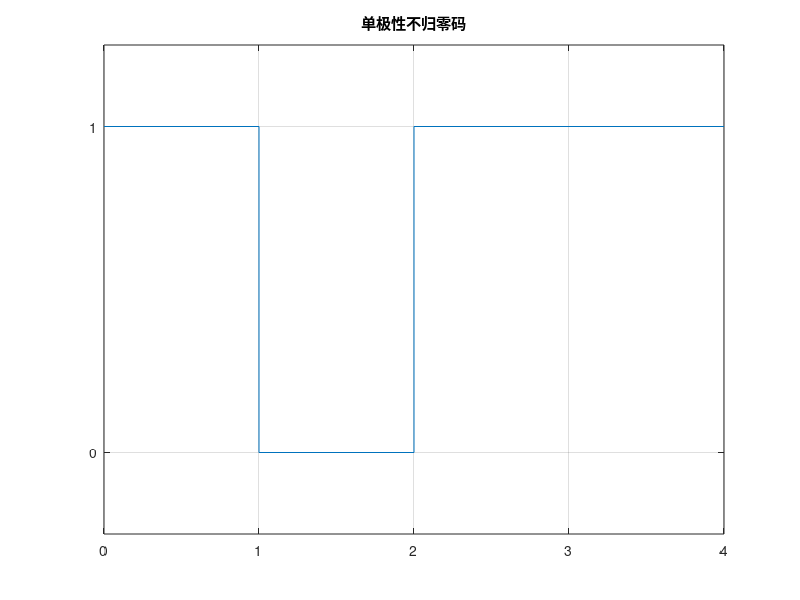
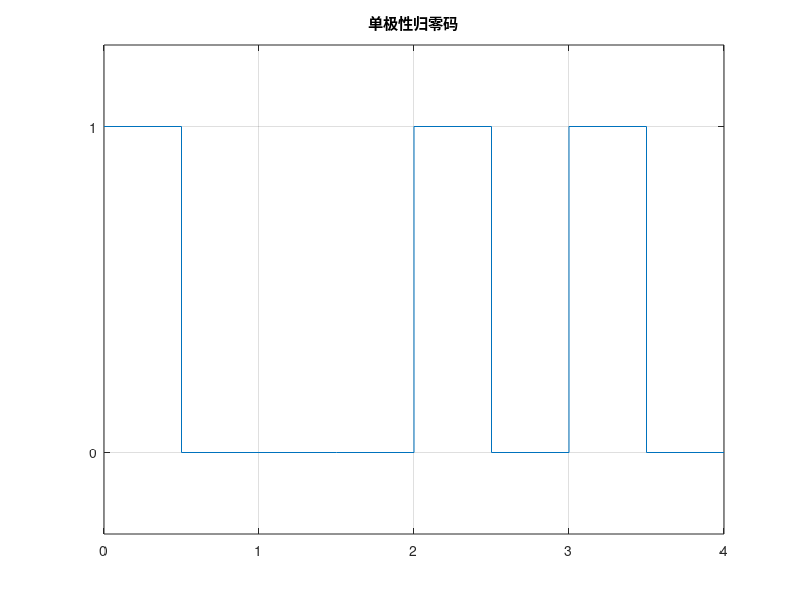
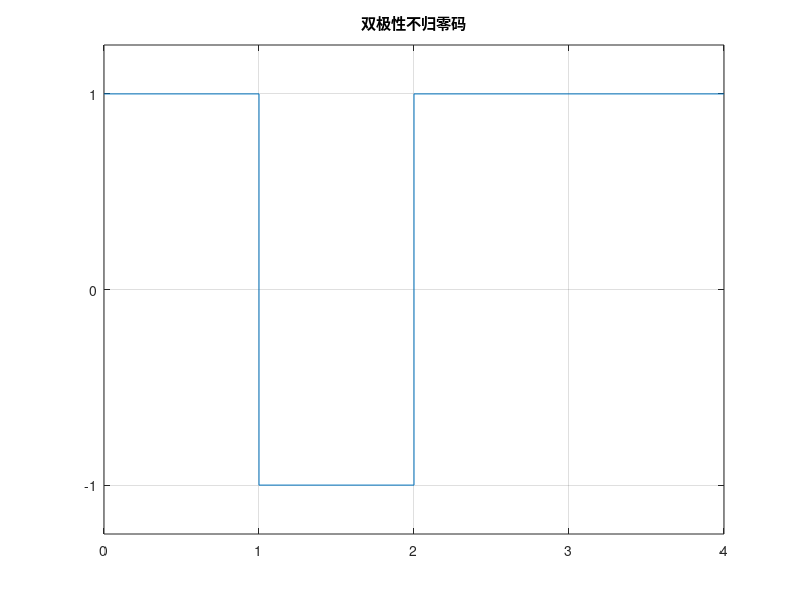
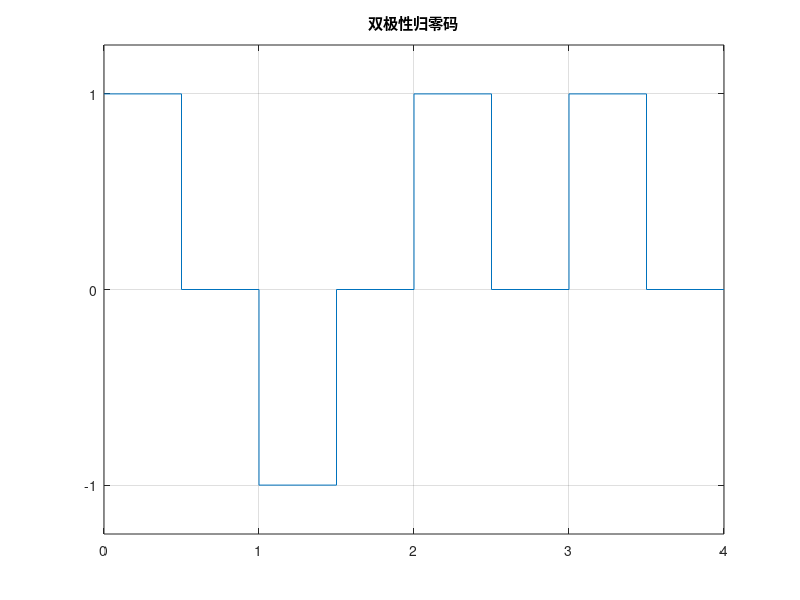

Write the MATLAB code that produced these figures, in order.
% COPYRIGHT Reaven Huang
% Nov. 3rd 2021 0:43
% Change Log: 2022-03-07,删减了set(gca,...,...)语句，所有gca有关的语句都会导致显示不出图像。
clc;
clear;
close all;
%输入原始数字信号
%32K 15位M序列：111101011001000
%digital_signal = [0 0 0 1 1 0 0 1 1 1];
digital_signal = [1 0 1 1];
%digital_signal = [0 0 0 0 0 0 0 0];
dsl = length(digital_signal);

% 单极性不归零码
timeline_NRZ = 0:length(digital_signal) - 1;
disp("输入的数字信号长度：");
disp(timeline_NRZ(end) + 1);
time_SPNRZ = [timeline_NRZ;timeline_NRZ(2:end),timeline_NRZ(end)+1];
time_SPNRZ = time_SPNRZ(:);
level_SPNRZ = [digital_signal;digital_signal];
level_SPNRZ = level_SPNRZ(:);
figure(1);
plot(time_SPNRZ,level_SPNRZ);
grid on;
ylim([-0.25,1.25]);
set(gcf,'position',[500,500,800,200]);
set(gca,'XTick',0:1:length(digital_signal));
set(gca,'YTick',0:1:1);
title('单极性不归零码');

%单极性归零码
timeline_RZ = 0:0.5:length(digital_signal) - 0.5;
time_SPRZ = [timeline_RZ;timeline_RZ(2:end),timeline_RZ(end)+0.5];
time_SPRZ = time_SPRZ(:);
level_SPRZ = [digital_signal;zeros(1,length(digital_signal))];
level_SPRZ = level_SPRZ(:);
% disp(level_SPRZ);
level_SPRZ = [level_SPRZ';level_SPRZ'];
% disp(level_SPRZ);
level_SPRZ = level_SPRZ(:);
% disp(level_SPRZ);
figure(2);
plot(time_SPRZ,level_SPRZ);
grid on;
ylim([-0.25,1.25]);
set(gcf,'position',[500,500,800,200]);
set(gca,'XTick',0:1:length(digital_signal));
set(gca,'YTick',0:1:1);
title('单极性归零码');

% 双极性不归零码
time_DPNRZ = [timeline_NRZ;timeline_NRZ(2:end),timeline_NRZ(end)+1];
time_DPNRZ = time_DPNRZ(:);
level_DPNRZ_raw = 2*(digital_signal - 0.5);
level_DPNRZ = [digital_signal;digital_signal];
level_DPNRZ = level_DPNRZ(:);
level_DPNRZ = 2.*(level_DPNRZ - 0.5);
figure(3);
plot(time_DPNRZ,level_DPNRZ);
grid on;
ylim([-1.25,1.25]);
set(gcf,'position',[500,500,800,200]);
set(gca,'XTick',0:1:length(digital_signal));
set(gca,'YTick',-1:1:1);
title('双极性不归零码');

% 双极性归零码
time_DPRZ = [timeline_RZ;timeline_RZ(2:end),timeline_RZ(end)+0.5];
time_DPRZ = time_DPRZ(:);
level_DPRZ = [2.*(digital_signal-0.5);zeros(1,length(digital_signal))];
level_DPRZ = level_DPRZ(:);
level_DPRZ = [level_DPRZ';level_DPRZ'];
level_DPRZ = level_DPRZ(:);
figure(4);
plot(time_DPRZ,level_DPRZ);
grid on;
ylim([-1.25,1.25]);
set(gcf,'position',[500,500,800,200]);
set(gca,'XTick',0:1:length(digital_signal));
set(gca,'YTick',-1:1:1);
title('双极性归零码');

% 差分码
time_DPD = time_DPNRZ;
level_DPD_temp = [1,zeros(1,length(digital_signal))]; % 初始化
for i = 1:length(digital_signal)
   level_DPD_temp(i+1) = level_DPD_temp(i)*((-1)^digital_signal(i));
end
level_DPD = level_DPD_temp(2:end);
level_DPD_raw = level_DPD;
level_DPD = [level_DPD;level_DPD];
level_DPD = level_DPD(:);
disp("差分相对码（DPD）:");
disp((level_DPD_raw + 1)*0.5);
figure(5);
plot(time_DPD,level_DPD);
grid on;
ylim([-1.25,1.25]);
set(gcf,'position',[500,500,800,200]);
set(gca,'XTick',0:1:length(digital_signal));
set(gca,'YTick',-1:1:1);
title('差分码（设原信号初始为高电平）');

% 数字双相码
time_DDP = time_DPRZ;
level_DDP_temp = [0; 0; level_DPRZ];
level_DDP = level_DPRZ - level_DDP_temp(1:end-2);
figure(6);
plot(time_DDP,level_DDP);
grid on;
ylim([-1.25,1.25]);
set(gcf,'position',[500,500,800,200]);
set(gca,'XTick',0:1:length(digital_signal));
set(gca,'YTick',-1:1:1);
title('数字双相码（Manchester）');

% AMI码
time_AMI = time_DPRZ;
% level_AMI = level_SPRZ; % 初始化
level_AMI = digital_signal; %初始化
for i = 1:length(digital_signal) %得到原始AMI码
    level_AMI(i) = level_AMI(i)*(-1)^(sum(digital_signal(1:i)) - 1);
end
level_AMI_raw = level_AMI; % 储存原始编码
level_AMI = [level_AMI;zeros(1,length(digital_signal))];
level_AMI = level_AMI(:);
level_AMI = [level_AMI';level_AMI'];
level_AMI = level_AMI(:);
figure(7);
plot(time_AMI,level_AMI);
grid on;
ylim([-1.25,1.25]);
set(gcf,'position',[500,500,800,200]);
set(gca,'XTick',0:1:length(digital_signal));
set(gca,'YTick',-1:1:1);
title('AMI码');

% HDB3码
time_HDB3 = time_DPRZ;
level_HDB3 = digital_signal; % 先初始化为原数码
level_VBit = zeros(1,length(digital_signal)); % 初始化V码存储空间
count_V = 0; %初始化计0变量
for i = 2:length(digital_signal) % 创建独立的无符号V码
    if (level_HDB3(i) == 0 && level_HDB3(i - 1) == 0) || (level_HDB3(i) == 0 && level_HDB3(i - 1) == 1) % 记录连续0的个数
        count_V = count_V + 1;
        if count_V == 4
            count_V = 0; % 计数清零
            level_VBit(i) = 1; % 增加初始无符号V码
        end
    else
        count_V = 0; % 遇到非零的就重新计数
    end
end

for i = 1:length(digital_signal) % 将V码交替符号处理
   level_VBit(i) = level_VBit(i)*((-1)^(sum(level_VBit(1:i))-1)); 
end

index_VBit = find(level_VBit); % 返回V码所在的索引

if length(index_VBit) >= 2 % V码的个数能构成所夹部分，即大于等于2时
    for i = 1:length(index_VBit)-1 % 得到加了B码的HDB3码
        if mod(sum(level_HDB3(index_VBit(i):index_VBit(i+1))),2) == 0
            level_HDB3(index_VBit(i+1)-3) = 1;
        end
    end
end

for i = 1:length(digital_signal) % 将B码交替符号处理
   level_HDB3(i) = level_HDB3(i)*((-1)^(sum(level_HDB3(1:i))-1)); 
end

level_HDB3 = level_HDB3 + level_VBit; % 得到完成的HDB3原始编码
level_HDB3_raw = level_HDB3; % 储存原始编码
disp("HDB3码：");
disp(level_HDB3);
level_HDB3 = [level_HDB3;zeros(1,length(digital_signal))];
level_HDB3 = level_HDB3(:);
level_HDB3 = [level_HDB3';level_HDB3'];
level_HDB3 = level_HDB3(:);
figure(8);
plot(time_HDB3,level_HDB3);
grid on;
ylim([-1.25,1.25]);
set(gcf,'position',[500,500,800,200]);
set(gca,'XTick',0:1:length(digital_signal));
set(gca,'YTick',-1:1:1);
title('HDB3码');

% 2PSK调制信号绘图
amp = 1;
resolution = 10000; %可调分辨率，即表示每个码元用的绘图点数
period = 3; %可调每码元宽度的载波周期数
time_unit = 0:resolution - 1; %每一个码元的时间段初始化
time_modulation = zeros(1,resolution*dsl); % 初始化绘图时间轴
level_2PSK = zeros(1,resolution*dsl); % 初始化绘图时间轴对应的码元电平
for i = 1:dsl
    time_modulation((i - 1)*resolution + 1:(i - 1)*resolution + resolution) = (i - 1)*(resolution - 1):(i - 1)*(resolution - 1) + (resolution - 1);
end

carrier = amp*sin(((2*period*pi)/resolution)*time_modulation); % 初始化载波

for i = 1:dsl
    level_2PSK((i - 1)*resolution + 1:(i - 1)*resolution + resolution) = level_DPNRZ_raw(i);
end

level_2PSK = level_2PSK.*carrier;

figure(9);
plot(time_modulation,level_2PSK,'linewidth',1);
grid on;
% set(gcf,'position',[1000,1000,1000,200]);
ylim([-1.25,1.25]);
set(gca,'gridalpha',0.7);
set(gca,'GridColor',[1 0 0]);
x_tag = 0:dsl;
xticks(0:resolution:resolution*(dsl + 1));
xticklabels(x_tag);
set(gca,'YTick',-1:1:1);
title('2PSK调制波形');

% 2DPSK 调制绘图
level_2DPSK = zeros(1,resolution*dsl); % 初始化2DPSK信号
for i = 1:dsl
    level_2DPSK((i - 1)*resolution + 1:(i - 1)*resolution + resolution) = level_DPD_raw(i);
end
level_2DPSK = level_2DPSK.*carrier;

figure(10);
plot(time_modulation,level_2DPSK,'linewidth',1);
grid on;
% set(gcf,'position',[1000,1000,1000,200]);
ylim([-1.25,1.25]);
set(gca,'gridalpha',0.7);
set(gca,'GridColor',[1 0 0]);
xticks(0:resolution:resolution*(dsl + 1));
xticklabels(x_tag); % x_tag 在2PSK中定义了
set(gca,'YTick',-1:1:1);
title('2DPSK调制波形');

% 2DPSK的相干解调绘制

% 绘制原2DPSK调制后波形
figure(11);
subplot(411);
plot(time_modulation,level_2DPSK,'linewidth',1);
grid on;
ylim([-1.25,1.25]);
set(gca,'gridalpha',0.7);
set(gca,'GridColor',[1 0 0]);
xticks(0:resolution:resolution*(dsl + 1));
xticklabels(x_tag); % x_tag 在2PSK中定义了
set(gca,'YTick',-1:1:1);
title('A处：2DPSK调制波形');

% 绘制本地余弦载波
subplot(412);
plot(time_modulation,carrier);
grid on;
ylim([-1.25,1.25]);
set(gca,'gridalpha',0.7);
set(gca,'GridColor',[1 0 0]);
xticks(0:resolution:resolution*(dsl + 1));
xticklabels(x_tag); % x_tag 在2PSK中定义了
set(gca,'YTick',-1:1:1);
title('B处：本地余弦振荡');

%进行相干解调
level_2DPSK_CD = level_2DPSK.*carrier; % CD = coherent demodulation

%绘制相干后的波形
subplot(413);
plot(time_modulation,level_2DPSK_CD);
grid on;
ylim([-1.25,1.25]);
set(gca,'gridalpha',0.7); % 网格不透明度0.7
set(gca,'GridColor',[1 0 0]); % 网格颜色：红色
xticks(0:resolution:resolution*(dsl + 1));
xticklabels(x_tag); % x_tag 在2PSK中定义了
set(gca,'YTick',-2:1:2);
title('C处：2DPSK信号与本振的相干波形');

%进行理想低通滤波并绘制低通滤波之后的波形
frq_2DPSK_CD = fft(level_2DPSK_CD);
amp_2DPSK_CD = abs(frq_2DPSK_CD);
LPF_width = 10; % 设定LPF通带宽度
LPF = [ones(1,LPF_width),zeros(1,dsl*resolution - LPF_width)];
frq_2DPSK_CD = LPF.*frq_2DPSK_CD;
level_2DPSK_CD_LPF = ifft(frq_2DPSK_CD);
amp_2DPSK_CD_LPF = abs(level_2DPSK_CD_LPF);
subplot(414);
plot(time_modulation,level_2DPSK_CD_LPF);
grid on;
ylim([-0.5,0.5]);
set(gca,'gridalpha',0.7); % 网格不透明度0.7
set(gca,'GridColor',[1 0 0]); % 网格颜色：红色
xticks(0:resolution:resolution*(dsl + 1));
xticklabels(x_tag); % x_tag 在2PSK中定义了
set(gca,'YTick',-0.5:0.5:0.5);
title('D处：2DPSK与本振的相干信号通过低通滤波器后波形(相对码)');

% 差分相干解调（DCD）的绘制

%产生时间轴
time_2DPSK_DCD = zeros(1,(dsl + 1)*resolution);
for i = 1:dsl + 1
        time_2DPSK_DCD((i - 1)*resolution + 1:(i - 1)*resolution + resolution) = (i - 1)*(resolution - 1):(i - 1)*(resolution - 1) + (resolution - 1);
end

%对原信号进行延时，设初始为0相位
level_2DPSK_Delayed = [carrier(1:resolution),level_2DPSK];
x_tag_DCD = 1:dsl + 1; % 产生绘图用的横坐标
figure(12);
subplot(411);
plot(time_2DPSK_DCD(1:dsl*resolution),level_2DPSK,'linewidth',1);
grid on;
ylim([-1.25,1.25]);
xlim([0,dsl*resolution + resolution]);
set(gca,'gridalpha',0.7);
set(gca,'GridColor',[1 0 0]);
xticks(0:resolution:resolution*(dsl + 2));
xticklabels(x_tag_DCD); % x_tag 在2PSK中定义了
set(gca,'YTick',-1:1:1);
title('A处：2DPSK调制波形');

% 绘制差分延迟信号
subplot(412);
plot(time_2DPSK_DCD,level_2DPSK_Delayed);
grid on;
ylim([-1.25,1.25]);
set(gca,'gridalpha',0.7);
set(gca,'GridColor',[1 0 0]);
xticks(0:resolution:resolution*(dsl + 2));
xticklabels(x_tag_DCD); % x_tag 在2PSK中定义了
set(gca,'YTick',-1:1:1);
title('B处：原信号进行差分延迟1个码元持续时间后的信号');

%进行相干解调
level_2DPSK_DCD = [level_2DPSK,zeros(1,resolution)].*level_2DPSK_Delayed; % CD = coherent demodulation

%绘制相干后的波形
subplot(413);
plot(time_2DPSK_DCD,level_2DPSK_DCD);
grid on;
ylim([-1.25,1.25]);
set(gca,'gridalpha',0.7); % 网格不透明度0.7
set(gca,'GridColor',[1 0 0]); % 网格颜色：红色
xticks(0:resolution:resolution*(dsl + 2));
xticklabels(x_tag_DCD); % x_tag 在2PSK中定义了
set(gca,'YTick',-2:1:2);
title('C处：2DPSK信号与自身差分信号的相干波形');

%进行理想低通滤波并绘制低通滤波之后的波形
frq_2DPSK_DCD = fft(level_2DPSK_DCD);
amp_2DPSK_DCD = abs(frq_2DPSK_DCD);
LPF_DCD_width = 10; % 设定LPF通带宽度
LPF_DCD = [ones(1,LPF_DCD_width),zeros(1,(dsl + 1)*resolution - LPF_DCD_width)];
frq_2DPSK_DCD = LPF_DCD.*frq_2DPSK_DCD;
level_2DPSK_DCD_LPF = ifft(frq_2DPSK_DCD);
amp_2DPSK_DCD_LPF = abs(level_2DPSK_DCD_LPF);
subplot(414);
plot(time_2DPSK_DCD(1:dsl*resolution),level_2DPSK_DCD_LPF(1:dsl*resolution));
grid on;
xlim([0,(dsl + 1)*resolution]);
ylim([-0.5,0.5]);
set(gca,'gridalpha',0.7); % 网格不透明度0.7
set(gca,'GridColor',[1 0 0]); % 网格颜色：红色
xticks(0:resolution:resolution*(dsl + 2));
xticklabels(x_tag_DCD); % x_tag 在2PSK中定义了
set(gca,'YTick',-0.5:0.5:0.5);
title('D处：2DPSK与自身差分信号的相干信号通过低通滤波器后波形（绝对码）');


% 4PSK 调制的绘制

% 进制转换（普适性）
scale = 4;
division = log2(scale);
level_nPSK_bin = reshape(digital_signal,[int8(division),dsl / int8(division)])'; % n进制API保留
level_nDPSK_bin = reshape(level_DPD_raw,[int8(division),dsl / int8(division)])';
% 产生时间轴
time_4PSK = zeros(1,resolution*dsl/division);
for i = 1:dsl / division
        time_4PSK((i - 1)*resolution + 1:(i - 1)*resolution + resolution) = (i - 1)*(resolution - 1):(i - 1)*(resolution - 1) + (resolution - 1);
end

level_4PSK_bin = level_nPSK_bin; % n进制形式，每行用二进制表示n进制里的一个数
exponent = zeros(dsl / division, division); % 初始化指数矩阵
exponent_temp = zeros(1,division);
for i = 1:division
    exponent_temp(i) = division - i;
end
for i = 1:dsl / division
    exponent(i,1:division) = exponent_temp; % 给指数矩阵赋值
end
level_4PSK_dec = level_4PSK_bin.*(2.^exponent); % 都转换为十进制，第一步：求指数
level_4PSK_dec = sum(level_4PSK_dec , 2); % 都转换为十进制，第二部：按行求和

level_4PSK = zeros(1,dsl*resolution / division); % 初始化绘图用的4PSK向量

for i = 1:dsl/division
    level_4PSK((i - 1)*resolution + 1:(i - 1)*resolution + resolution) = level_4PSK_dec(i); % 十进制
end

% 计算相位因子
radian_unit = (2*pi)/scale ;
coeff = 0:scale - 1;
coeff = (-1).^(coeff + 1);
radian_divide = 0:radian_unit:2*pi - radian_unit;
switch_table = coeff .*(radian_divide);
phase_switch = zeros(1,dsl*resolution/division);
for i = 1:dsl*resolution/division
    phase_switch(i) = sum(switch_table(1:level_4PSK(i)+1));
end

% for i = 1 : dsl/division
%    level_4PSK((i - 1)*resolution + 1:(i - 1)*resolution + resolution) = cos((2*pi + sum(switch_table(1:level_4PSK_dec(i)+1))).*time_modulation(1:resolution));
% end

for i = 1:dsl/division
   level_4PSK((i - 1)*resolution + 1:(i - 1)*resolution + resolution) = cos((2*pi).*time_4PSK(1:resolution)/(resolution - 1) + phase_switch(i*resolution)); 
end
% level_4PSK = cos((2*pi + phase_switch).*(time_4PSK / resolution));

figure(13);
plot(time_4PSK,level_4PSK);
grid on;
% set(gcf,'position',[1000,1000,1000,200]);
ylim([-1.25,1.25]);
set(gca,'gridalpha',0.7);
set(gca,'GridColor',[1 0 0]);
xticks(0:resolution:resolution*(dsl/division + 1));
xticklabels(x_tag); % x_tag 在2PSK中定义了
set(gca,'YTick',-1:1:1);
title('4PSK调制波形');

% 4DPSK 调制波形的绘制
level_4DPSK_bin = level_nDPSK_bin;
level_4DPSK_dec = level_4DPSK_bin.*(2.^exponent); % 都转换为十进制，第一步：求指数
level_4DPSK_dec = sum(level_4DPSK_dec , 2); % 都转换为十进制，第二部：按行求和
level_4DPSK = zeros(1,dsl*resolution / division); % 初始化绘图用的4DPSK向量

for i = 1:dsl/division
    level_4DPSK((i - 1)*resolution + 1:(i - 1)*resolution + resolution) = level_4DPSK_dec(i); % 十进制
end

phase_switch_DPSK = zeros(1,dsl*resolution/division);
for i = 1:dsl*resolution/division
    phase_switch_DPSK(i) = sum(switch_table(1:level_4DPSK(i)+1));
end

for i = 1:dsl/division
   level_4DPSK((i - 1)*resolution + 1:(i - 1)*resolution + resolution) = cos((2*pi).*time_4PSK(1:resolution)/(resolution - 1) + phase_switch_DPSK(i*resolution)); 
end

figure(14);
plot(time_4PSK,level_4DPSK);
grid on;
% set(gcf,'position',[1000,1000,1000,200]);
ylim([-1.25,1.25]);
set(gca,'gridalpha',0.7);
set(gca,'GridColor',[1 0 0]);
xticks(0:resolution:resolution*(dsl/division + 1));
xticklabels(x_tag); % x_tag 在2PSK中定义了
set(gca,'YTick',-1:1:1);
title('4DPSK调制波形');

% 2ASK 调制波形
level_2ASK = zeros(1,resolution*dsl);
for i = 1:dsl
    level_2ASK((i - 1)*resolution + 1:(i - 1)*resolution + resolution) = digital_signal(i);
end
level_2ASK = level_2ASK.*carrier*10 + (-level_2ASK + 1).*carrier*5;
figure(15);
plot(time_modulation,level_2ASK,'linewidth',1);
grid on;
ylim([-12.5,12.5]);
set(gca,'gridalpha',0.7);
set(gca,'GridColor',[1 0 0]);
x_tag = 0:dsl;
xticks(0:resolution:resolution*(dsl + 1));
xticklabels(x_tag);
set(gca,'YTick',-12:1:12);
title('2ASK调制波形');

% 2FSK 调制波形
% 0的频率是1的2倍
for i = 1:dsl
    level_2FSK((i - 1)*resolution + 1:(i - 1)*resolution + resolution) = digital_signal(i);
end
carrier0 = amp*sin(((2*2*period*pi)/resolution)*time_modulation); % 初始化载波
level_2FSK = level_2FSK.*carrier + (-level_2FSK + 1).*carrier0;
figure(16);
plot(time_modulation,level_2FSK,'linewidth',1);
grid on;
ylim([-1.25,1.25]);
set(gca,'gridalpha',0.7);
set(gca,'GridColor',[1 0 0]);
x_tag = 0:dsl;
xticks(0:resolution:resolution*(dsl + 1));
xticklabels(x_tag);
set(gca,'YTick',-1:1:1);
title('2FSK调制波形');